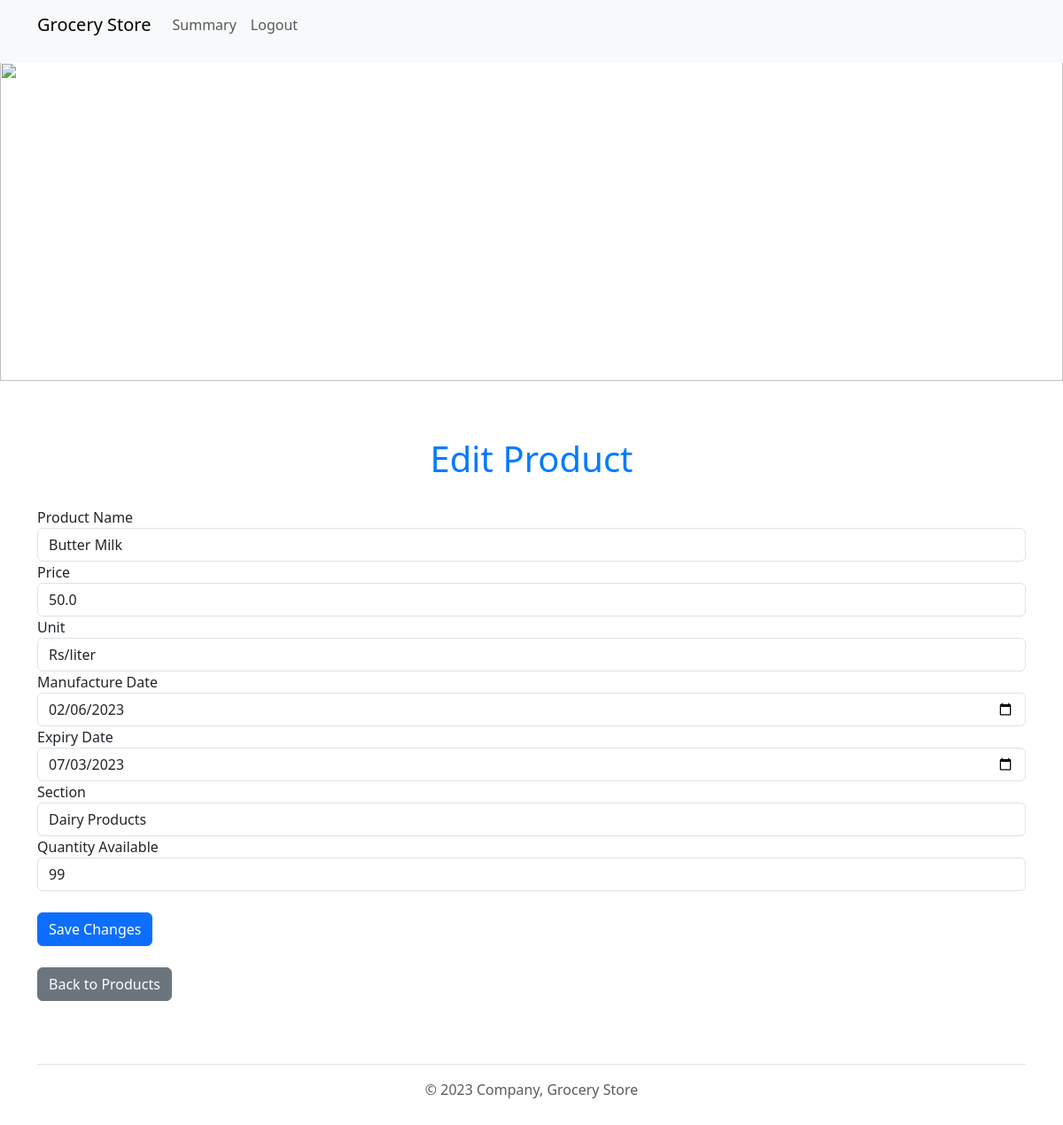
Before: /edit_product/10 (signed in) with the older database file.
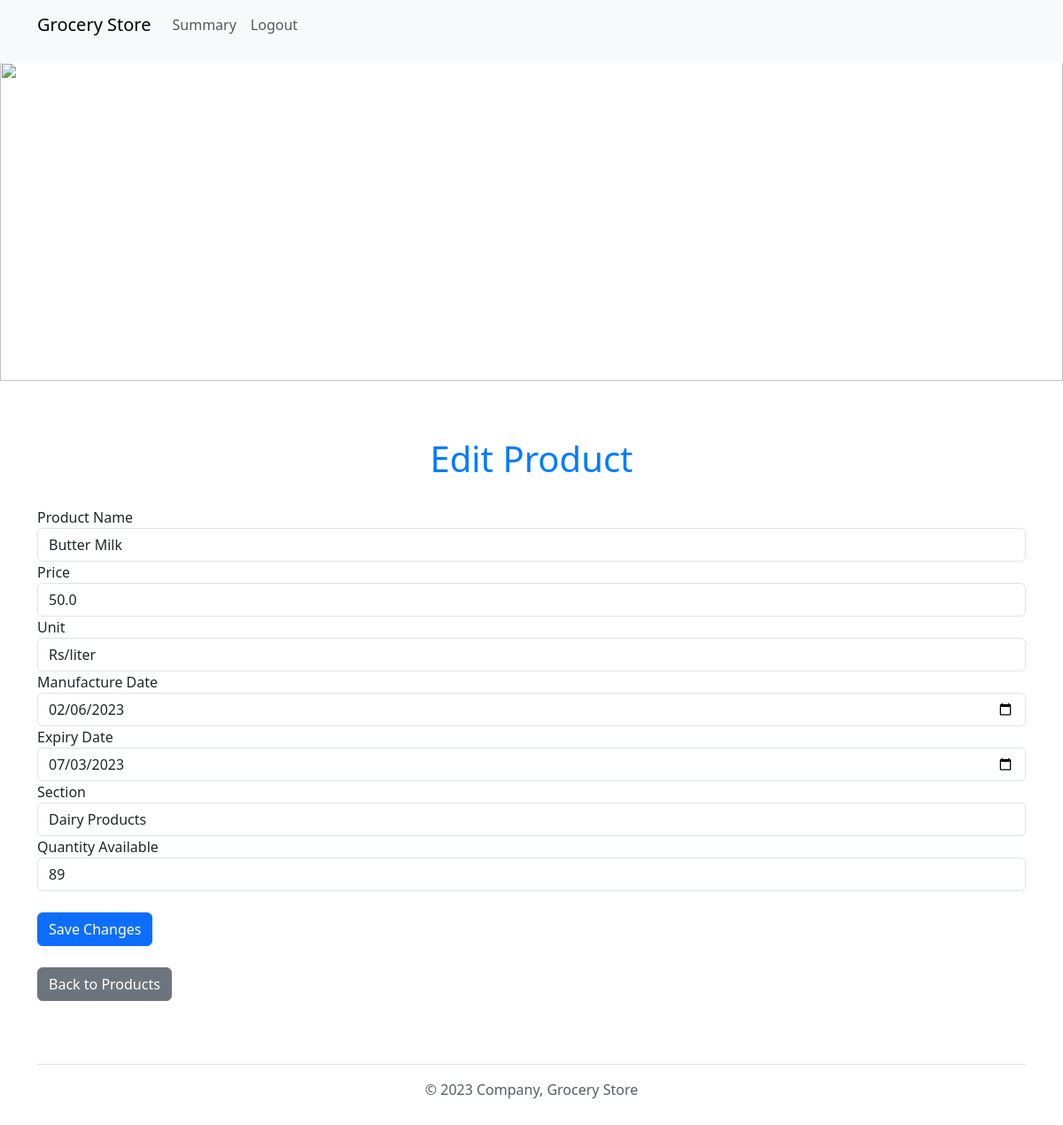
After: the same page with the newer database file.
### application/models.py (models this page shows)
class Products(db.Model):
    __tablename__ = "products"
    product_id = db.Column(db.Integer, primary_key=True, autoincrement=True)
    product_name = db.Column(db.String(200), nullable=False)
    manufacture_date = db.Column(db.Date)
    expiry_date = db.Column(db.Date)
    rate_per_unit = db.Column(db.Float, nullable=False)
    unit = db.Column(db.String(200), nullable=False, default='Rs')
    section_id = db.Column(db.Integer, db.ForeignKey('sections.section_id', onupdate='CASCADE'))
    section = db.relationship('Sections', backref=db.backref('products', lazy=True))
    quantity_available = db.Column(db.Integer, db.CheckConstraint('quantity_available >= 0', name='check_min_quantity') , nullable=False)

### application/controllers.py (the view, shortened to what this page needs)
@app.route('/edit_product/<int:product_id>', methods=['GET', 'POST'])
@login_required
def edit_product(product_id):
    product = Products.query.get_or_404(product_id)
    form = AddProductForm()
    form.name.data = product.product_name
    form.price.data = product.rate_per_unit
    form.unit.data = product.unit
    form.manufacture_date.data = product.manufacture_date
    form.expiry_date.data = product.expiry_date
    form.section.data = product.section.section_name
    form.quantity_available.data = product.quantity_available
    return render_template('edit_product.html', form=form, product=product)

### application/forms.py
class AddProductForm(FlaskForm):
    name = StringField('Product Name', validators=[DataRequired()])
    price = FloatField('Price', validators=[DataRequired()])
    manufacture_date = DateField('Manufacture Date')
    expiry_date = DateField('Expiry Date')
    section = StringField('Section')
    unit = StringField('Unit')
    submit = SubmitField('Save')
    quantity_available = IntegerField('Quantity Available', validators=[DataRequired()])

### application/controllers.py (called while the page is built)
@login_manager.user_loader
def load_user(user_id):
    return Users.query.get(int(user_id))

### templates/edit_product.html (shortened to what this page needs)
<!DOCTYPE html>
<html>
<head>
    <link href="https://cdn.jsdelivr.net/npm/bootstrap@5.3.0/dist/css/bootstrap.min.css" rel="stylesheet">
    <link rel="stylesheet" type="text/css" href="{{ url_for('static', filename='styles.css') }}">
</head>
<body>
    {% include 'admin_header.html' %}
    {% include 'banner.html' %}
    <div class="container mt-5">
    <h1>Edit Product</h1>
    <form method="POST" action="{{ url_for('edit_product', product_id=product.product_id) }}">
        <div class="form-group">
            {{ form.name.label }}
            {{ form.name(class="form-control") }}
        </div>
        <div class="form-group">
            {{ form.price.label }}
            {{ form.price(class="form-control") }}
        </div>
        <div class="form-group">
            {{ form.unit.label }}
            {{ form.unit(class="form-control") }}
        </div>
        <div class="form-group">
            {{ form.manufacture_date.label }}
            {{ form.manufacture_date(class="form-control") }}
        </div>
        <div class="form-group">
            {{ form.expiry_date.label }}
            {{ form.expiry_date(class="form-control") }}
        </div>
        <div class="form-group">
            {{ form.section.label }}
            {{ form.section(class="form-control") }}
        </div>
        <div class="form-group">
            {{ form.quantity_available.label }}
            {{ form.quantity_available(class="form-control") }}
        </div>
        <br>
        <button type="submit" class="btn btn-primary">Save Changes</button>
    </form>
    <br>
    <a href="{{ url_for('manage_products', section_id=product.section_id) }}" class="btn btn-secondary">Back to Products</a>
    </div>
    {% include 'footer.html' %}
</body>
</html>

Changed rows visible on the page:
changed Products "Rs/liter": quantity_available "99" → "89"
